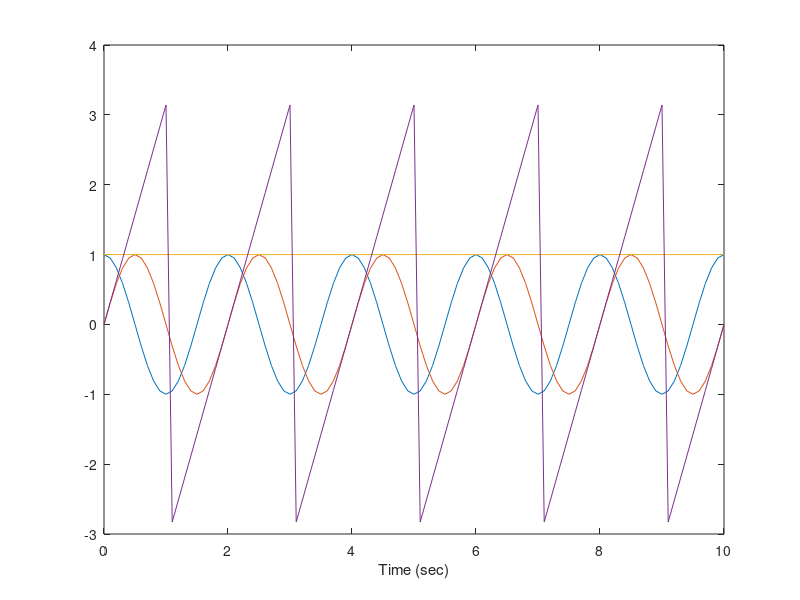

Here is the MATLAB script that generated this plot: (Note: this script raises an error after producing the figure.)
%% NOT FOR SUBMISSION
%% DO NOT SUBMIT
close all;
clear;
% clc; % -- optional
h=hadamard(8);

[V,D]=eig(h);

h_diag=V\h*V;

t=0:0.1:10;
f=0.5;
x=cos(2*pi*f*t)+1j*sin(2*pi*f*t);

% figure(1);
plot(t,[real(x);imag(x);abs(x);angle(x)])
xlim=[0,10];
xlabel("Time (sec)");
%% findpeaks
[pk,lk]=findpeaks(real(x));
ha=plot(t,real(x),t(lk),pk,'o');
xlim=[0,10];
ylim=[-1.1,1.1];
xlabel("Time (sec)");
ylabel("Real(x),Peaks(O)");
title("DGBD Q1");